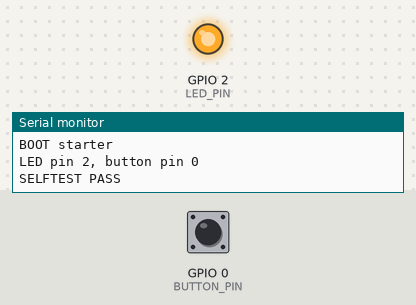
A program run on a simulated ESP32. Parts: output pins drawn as LEDs (lit = HIGH), the last lines printed to the serial monitor. Dashed ring = blinking. The inputs (shaded band) are chosen by the test bench; at power-on: GPIO 0 (BUTTON_PIN) HIGH.

Above: at 0.77 s.
At 1.4 s:
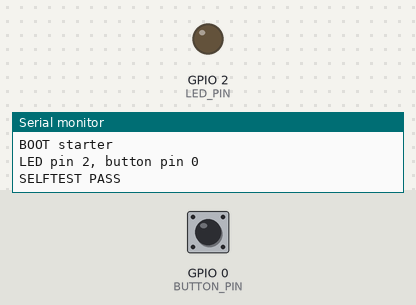
1.5 s: GPIO 0 (BUTTON_PIN) pulled LOW for 0.15 s
At 1.75 s:
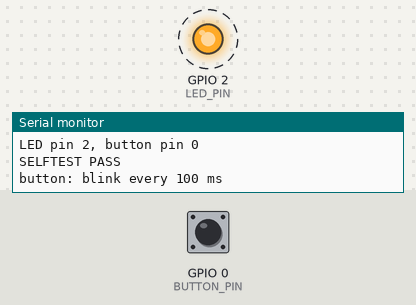
Timing chart, 0 to 10.5 s (numbered marks = the images above; inputs shaded):
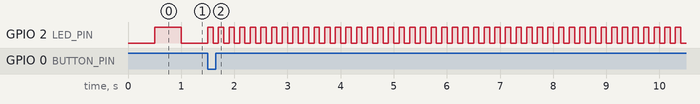

The program:

main.cpp
```cpp
#include <Arduino.h>
#include "debounce.h"

// The board's own LED. Picked automatically; override in platformio.ini with
// build_flags = -DLED_PIN=8 (for example the ESP32-C3 SuperMini's plain LED).
// On boards with an RGB LED (S3 DevKitC, C3 DevKitM, C6 DevKitC) the core's
// RGB_BUILTIN makes digitalWrite light it white.
#ifndef LED_PIN
  #if defined(RGB_BUILTIN)
    #define LED_PIN RGB_BUILTIN
  #elif defined(LED_BUILTIN)
    #define LED_PIN LED_BUILTIN
  #else
    #define LED_PIN 2  // most classic ESP32 DevKits
  #endif
#endif

// The board's BOOT button: GPIO 0 on classic ESP32 and S3, GPIO 9 on C3/C6.
// Arduino Uno/Nano have none: wire a button from pin 2 to GND.
#ifndef BUTTON_PIN
  #if defined(ARDUINO_ARCH_AVR)
    #define BUTTON_PIN 2
  #elif defined(CONFIG_IDF_TARGET_ESP32C3) || defined(CONFIG_IDF_TARGET_ESP32C6) || defined(CONFIG_IDF_TARGET_ESP32H2)
    #define BUTTON_PIN 9
  #else
    #define BUTTON_PIN 0
  #endif
#endif

Debouncer button;
uint32_t lastBlink = 0;
bool ledOn = false;
uint32_t blinkMs = 500;

// Check what can be checked at boot. Add one check per new part.
// The flash skill waits for "SELFTEST PASS".
bool selfTest() {
  bool ok = true;
  // Example for an I2C sensor (add #include <Wire.h> at the top):
  // Wire.begin();
  // Wire.beginTransmission(0x76);
  // if (Wire.endTransmission() != 0) { Serial.println("SELFTEST FAIL bme280 not found at 0x76"); ok = false; }
  return ok;
}

void setup() {
  Serial.begin(115200);
  uint32_t start = millis();
  while (!Serial && millis() - start < 2000) {}  // native-USB boards
  delay(200);
  pinMode(LED_PIN, OUTPUT);
  pinMode(BUTTON_PIN, INPUT_PULLUP);
  Serial.println();
  Serial.println(F("BOOT starter"));
  Serial.print(F("LED pin "));
  Serial.print(LED_PIN);
  Serial.print(F(", button pin "));
  Serial.println(BUTTON_PIN);
  Serial.println(selfTest() ? F("SELFTEST PASS") : F("SELFTEST FAIL"));
}

void loop() {
  uint32_t now = millis();
  if (button.update(digitalRead(BUTTON_PIN) == LOW, now)) {
    blinkMs = (blinkMs == 500) ? 100 : 500;
    Serial.print(F("button: blink every "));
    Serial.print((unsigned long)blinkMs);
    Serial.println(F(" ms"));
  }
  if (now - lastBlink >= blinkMs) {
    lastBlink = now;
    ledOn = !ledOn;
    digitalWrite(LED_PIN, ledOn ? HIGH : LOW);
  }
}
```

Measured:
- after the input at 1.5 s, GPIO 2 (LED_PIN): alternates HIGH for 0.10 s and LOW for 0.10 s, starting after 0.10 s
